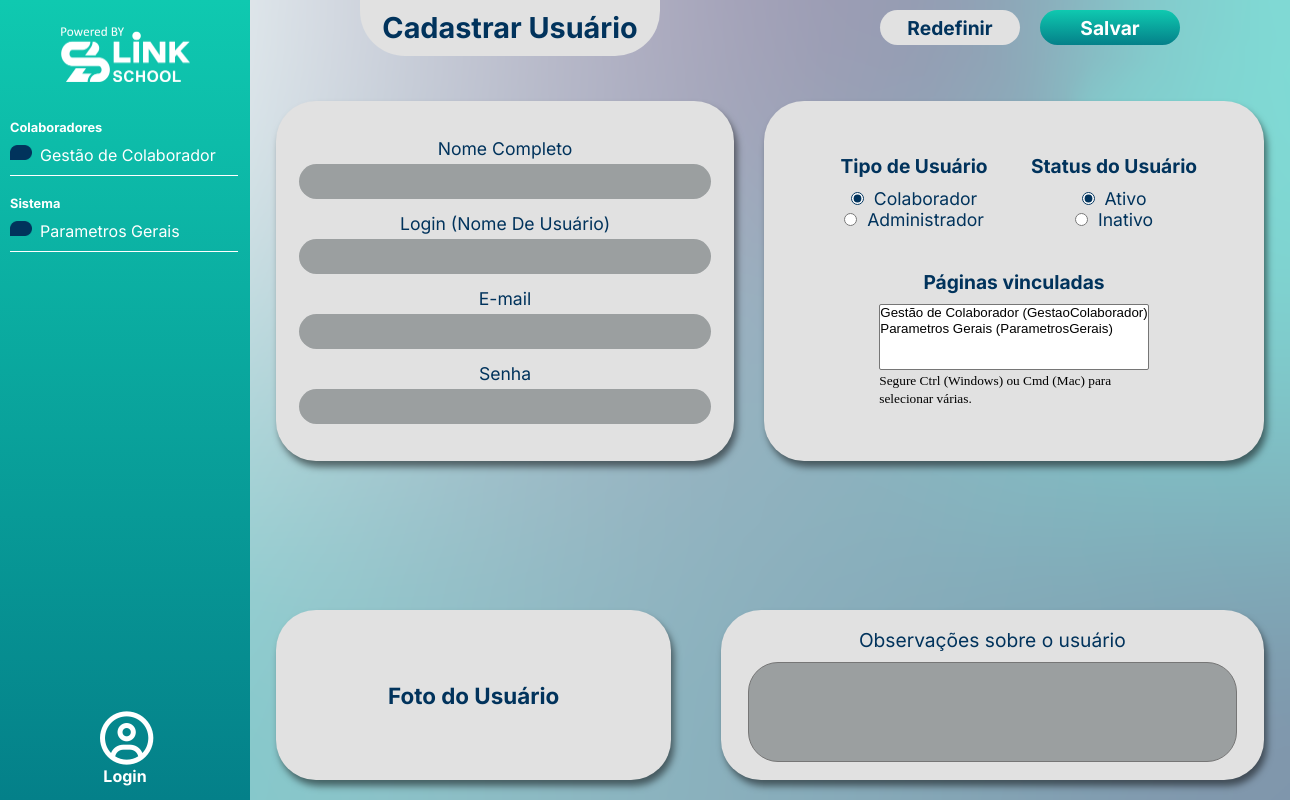
/RegistroColaborador/ (signed in), run on the app's committed database.
### LSDash/models.py (models this page shows, shortened)
class Pagina(models.Model):
    codigo = models.CharField(max_length=50, unique=True)  # Código único da página
    nome = models.CharField(max_length=100, unique=True)  # Nome da página
    descricao = models.TextField(null=True, blank=True)  # Descrição da página
    familia = models.ForeignKey(FamiliaPagina, on_delete=models.CASCADE, related_name='paginas')  # Relacionamento com a família de páginas
    def __str__(self):
        return f"{self.nome} ({self.codigo})"

class FamiliaPagina(models.Model):
    nome_exibicao = models.CharField(max_length=100)  # Nome exibido da família de páginas
    descricao = models.TextField(null=True, blank=True)  # Descrição da família (opcional)

### LSDash/views.py (the view, shortened to what this page needs)
# urls.py: path('RegistroColaborador/', views.CollabRegisterView.as_view(), name='collabregister'),
class CollabRegisterView(LoginRequiredMixin, View):
    def get(self, request):
        paginas = Pagina.objects.all()
        context = {
            'form': {
                'fullname': {'value': ''},
                'username': {'value': ''},
                'email': {'value': ''},
                'tipo_usuario': {'value': 'colaborador'},
                'is_active': {'value': 'True'},
                'observacoes': {'value': ''},
                'paginas': {'value': []},
                'fields': {'paginas': {'queryset': paginas}}
            }
        }
        return render(request, 'CollabRegister.html', context)

### LSDash/models.py (called while the page is built)
    def obter_paginas_por_familia(self):
        paginas_por_familia = {}
        for pagina in self.paginas.select_related('familia').all():
            familia_nome = pagina.familia.nome_exibicao
            if familia_nome not in paginas_por_familia:
                paginas_por_familia[familia_nome] = []
            paginas_por_familia[familia_nome].append(pagina)
        return paginas_por_familia

### LSDash/templates/CollabRegister.html (shortened to what this page needs)
{% extends "global/base.html" %}
{% load static %}
{% block style %}
  <link rel="stylesheet" href="{% static "LSDash/css/collab-register.css" %}">
{% endblock style %}
{% block page-content %}
  <header>
    {% include "global/partials/navbar.html" %}
  </header>
  <main>
    <div class="container-top">
      <h1>Cadastrar Usuário</h1>
      <div class="buttons">
        <a href="{% url 'collabregister' %}">
          <button class="btn-reset" id="btnReset" type="submit">Redefinir</button>
        </a>
        <button class="btn-save" id="btnSave" type="submit">Salvar</button>
      </div>
    </div>
    <form class="form" id="userRegisterForm" method="POST" action="{% url 'collabregister' %}">
      <div class="container-form-center">
        <div class="container-form-center-left">
          <div class="input-name">
            <label for="id_fullname">Nome Completo</label>
            <input type="text" name="fullname" class="form-control" id="id_fullname" required value="{{ form.fullname.value|default:'' }}">
          </div>
          <div class="input-user">
            <label for="id_username">Login (Nome De Usuário)</label>
            <input type="text" name="username" class="form-control" id="id_username" required value="{{ form.username.value|default:'' }}">
          </div>
          <div class="input-email">
            <label for="id_email">E-mail</label>
            <input type="email" name="email" class="form-control" id="id_email" required value="{{ form.email.value|default:'' }}">
          </div>
          <div class="input-password">
            <label for="id_password">Senha</label>
            <input type="password" name="password" class="form-control" id="id_password" required>
          </div>
        </div>
        <div class="container-form-center-right">
          <div class="top">
            <section>
              <div class="title"><label for="id_tipo_usuario">Tipo de Usuário</label></div>
              <div class="input-radio">
                <div class="radio-collab">
                  <input type="radio" name="tipo_usuario" value="colaborador" id="colaborador" {% if form.tipo_usuario.value == "colaborador" or not form.tipo_usuario.value %}checked{% endif %}>
                  <label for="colaborador">Colaborador</label>
                </div>
                <div class="radio-adm">
                  <input type="radio" name="tipo_usuario" value="administrador" id="administrador" {% if form.tipo_usuario.value == "administrador" %}checked{% endif %}>
                  <label for="administrador">Administrador</label>
                </div>
              </div>
            </section>
            <section>
              <div class="title"><label for="id_is_active">Status do Usuário</label></div>
              <div class="input-radio">
                <div class="radio-active">
                  <input type="radio" name="is_active" value="True" id="ativo" {% if form.is_active.value == "True" or not form.is_active.value %}checked{% endif %}>
                  <div class="description"><label for="ativo">Ativo</label></div>
                </div>
                <div class="radio-deactive">
                  <input type="radio" name="is_active" value="False" id="inativo" {% if form.is_active.value == "False" %}checked{% endif %}>
                  <div class="description"><label for="inativo">Inativo</label></div>
                </div>
              </div>
            </section>
          </div>
          <section>
            <div class="title"><label for="id_paginas">Páginas vinculadas</label></div>
            <div class="input-select">
                <select name="paginas" id="id_paginas" class="form-control" multiple>
                    {% for pagina in form.fields.paginas.queryset %}
                      <option value="{{ pagina.id }}"
                      >
                      </option>
                    {% endfor %}
                  </select>
              <small class="form-text text-muted">Segure Ctrl (Windows) ou Cmd (Mac) para selecionar várias.</small>
            </div>
          </section>
        </div>
      </div>
      <div class="container-form-bottom">
        <div class="container-form-bottom-left">
          <h2>Foto do Usuário</h2>
        </div>
        <div class="container-form-bottom-right">
          <label for="id_observacoes">Observações sobre o usuário</label>
          <textarea name="observacoes" class="form-control" id="id_observacoes" rows="4">{{ form.observacoes.value|default:'' }}</textarea>
        </div>
      </div>
    </form>
  </main>
{% endblock page-content %}

### base/global/partials/navbar.html (shortened to what this page needs)
{% load static %}
<div class="navbar" id="dropdownMenu">
  <div class="logo">
    <a href="{% url 'home' %}">
      <img src="{% static "global/img/navbar-logo.png" %}" alt="Logo da Navbar">
    </a>
  </div>
  <div class="container-main">
    <div class="navbar-itens">
      {% for familia, paginas in user.obter_paginas_por_familia.items %}
        <div class="familia-navbar">
          <h5 class="title-navbar-itens">{{ familia }}</h5>
          <ul class="list-itens-navbar">
            {% for pagina in paginas %}
              <li class="navbar__link">
                <img src="{% static "global/img/point-asset.png" %}">
                <a href="/{{ pagina.codigo }}/" class="{% if request.path == '/'|add:pagina.codigo|add:'/' %}active-page{% endif %}">{{ pagina.nome }}</a>
              </li>
            {% endfor %}
          </ul>
          <div class="line"></div>
        </div>
      {% endfor %}
    </div>
    <div class="footer">
      {% if user.is_authenticated %}
        <form action="{% url 'logout' %}" method="post">
          <button type="submit">
            <i class="fa-regular fa-circle-user"></i>
            <p>Login</p>
          </button>
        </form>
      {% endif %}
    </div>
  </div>
</div>

### base/static/global/css/style-base.css (style rules this page uses)
:root { --font-family: "Inter", sans-serif; }
* { margin: 0px; padding: 0px; box-sizing: border-box; }
body { display: flex; background-image: url(../img/background-transparent.png); background-size: cover; background-position: center; width: 100vw; height: 100vh; }

### base/static/global/css/navbar.css (style rules this page uses)
.navbar { background: linear-gradient(to bottom, #0fc9B0, #048089); display: flex; flex-direction: column; align-items: center; width: 250px; height: 100%; }
.logo { display: flex; justify-content: center; align-items: center; width: 100%; height: 130px; margin-bottom: 10px; }
.logo img { width: 130px; }
.container-main { display: flex; flex-direction: column; justify-content: space-between; height: 100%; width: 100%; }
.navbar-itens { display: flex; flex-direction: column; gap: 20px; height: 100%; }
.familia-navbar { display: flex; flex-direction: column; padding-left: 10px; gap: 10px; width: 100%; }
.familia-navbar h5 { color: #fff; font-family: var(--font-family); font-size: 0.8em; }
.navbar__link { display: flex; gap: 8px; width: 100%; }
.navbar__link img { width: 22px; height: 15px; }
.list-itens-navbar { display: flex; flex-direction: column; gap: 10px; list-style: none; }
.list-itens-navbar a { color: #fff; font-family: var(--font-family); font-size: 1em; text-decoration: none; }
.line { background-color: #fff; width: 95%; height: 1px; }
.footer { display: flex; justify-content: center; align-items: center; width: 100%; height: 120px; }
.footer button { background-color: transparent; width: 50px; height: 50px; border: none; border-radius: 50%; cursor: pointer; }
.footer p { color: #fff; font-family: "Inter", sans-serif; font-size: 1.2em; font-weight: bold; }
.footer i { color: #fff; font-size: 4em; }

### data on the page
Pagina: nome_exibicao "Colaboradores", nome "Gestão de Colaborador", {{ pagina.id }} 1 (drawn)
Pagina: nome_exibicao "Sistema", nome "Parametros Gerais", {{ pagina.id }} 2 (drawn)
